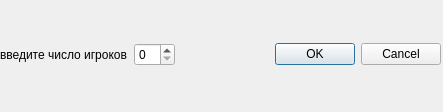
<?xml version="1.0" encoding="UTF-8"?>
<ui version="4.0">
 <class>select_player</class>
 <widget class="QDialog" name="select_player">
  <property name="geometry">
   <rect>
    <x>0</x>
    <y>0</y>
    <width>443</width>
    <height>112</height>
   </rect>
  </property>
  <property name="windowTitle">
   <string>Dialog</string>
  </property>
  <widget class="QWidget" name="horizontalLayoutWidget">
   <property name="geometry">
    <rect>
     <x>0</x>
     <y>-1</y>
     <width>441</width>
     <height>111</height>
    </rect>
   </property>
   <layout class="QHBoxLayout" name="horizontalLayout">
    <item>
     <widget class="QLabel" name="label">
      <property name="text">
       <string>введите число игроков</string>
      </property>
     </widget>
    </item>
    <item>
     <widget class="QSpinBox" name="player_counter_box"/>
    </item>
    <item>
     <widget class="QDialogButtonBox" name="buttonBox">
      <property name="orientation">
       <enum>Qt::Horizontal</enum>
      </property>
      <property name="standardButtons">
       <set>QDialogButtonBox::Cancel|QDialogButtonBox::Ok</set>
      </property>
     </widget>
    </item>
   </layout>
  </widget>
 </widget>
 <resources/>
 <connections>
  <connection>
   <sender>buttonBox</sender>
   <signal>accepted()</signal>
   <receiver>select_player</receiver>
   <slot>accept()</slot>
   <hints>
    <hint type="sourcelabel">
     <x>248</x>
     <y>254</y>
    </hint>
    <hint type="destinationlabel">
     <x>157</x>
     <y>274</y>
    </hint>
   </hints>
  </connection>
  <connection>
   <sender>buttonBox</sender>
   <signal>rejected()</signal>
   <receiver>select_player</receiver>
   <slot>reject()</slot>
   <hints>
    <hint type="sourcelabel">
     <x>316</x>
     <y>260</y>
    </hint>
    <hint type="destinationlabel">
     <x>286</x>
     <y>274</y>
    </hint>
   </hints>
  </connection>
 </connections>
</ui>
